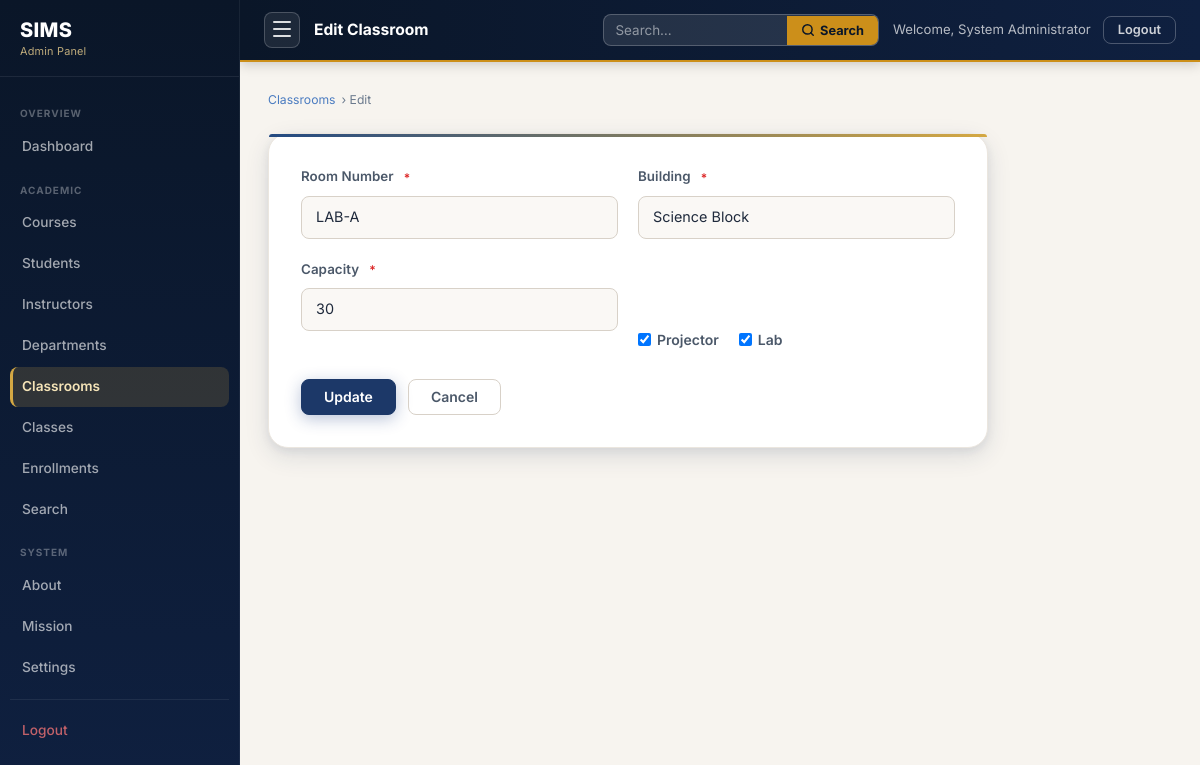
/classroom_edit.php?id=2 (signed in), run on the app's committed database.
### tables this page shows
CREATE TABLE classrooms (
    classroom_id  INT          NOT NULL AUTO_INCREMENT,
    room_number   VARCHAR(20)  NOT NULL,
    building      VARCHAR(100) NOT NULL,
    capacity      SMALLINT     NOT NULL DEFAULT 30,
    has_projector TINYINT(1)   NOT NULL DEFAULT 0,
    has_lab       TINYINT(1)   NOT NULL DEFAULT 0,

    CONSTRAINT pk_classrooms  PRIMARY KEY (classroom_id),
    CONSTRAINT uq_room_number UNIQUE (room_number)
);

### classroom_edit.php (the view, shortened to what this page needs)
<?php
require_once '../config.php'; require_once 'admin_auth.php';
$id=(int)($_GET['id']??$_POST['classroom_id']??0);
$s=$pdo->prepare("SELECT * FROM classrooms WHERE classroom_id=:id");
$s->execute([':id'=>$id]); $room=$s->fetch(); if(!$room){header('Location: classrooms.php');exit;}
require_once '../includes/admin_sidebar.php';
?>
<div class="admin-ph"><div class="admin-ph-breadcrumb"><a href="classrooms.php">Classrooms</a> &rsaquo; Edit</div></div>
<div class="admin-form-card">
  <form method="POST" novalidate>
    <div class="form-row">
      <div class="form-group"><label class="form-label">Room Number <span class="req">*</span></label><input type="text" name="room_number" class="form-control" maxlength="20" required value="<?=htmlspecialchars($room['room_number'],ENT_QUOTES,'UTF-8')?>"></div>
      <div class="form-group"><label class="form-label">Building <span class="req">*</span></label><input type="text" name="building" class="form-control" maxlength="100" required value="<?=htmlspecialchars($room['building'],ENT_QUOTES,'UTF-8')?>"></div>
    </div>
    <div class="form-row">
      <div class="form-group"><label class="form-label">Capacity <span class="req">*</span></label><input type="number" name="capacity" class="form-control" min="1" required value="<?=(int)$room['capacity']?>"></div>
      <div class="form-group" style="display:flex;gap:20px;align-items:flex-end;">
        <label style="display:flex;align-items:center;gap:6px;font-size:0.875rem;font-weight:600;color:var(--text-secondary);">
          <input type="checkbox" name="has_projector" value="1" <?=$room['has_projector']?'checked':''?>> Projector</label>
        <label style="display:flex;align-items:center;gap:6px;font-size:0.875rem;font-weight:600;color:var(--text-secondary);">
          <input type="checkbox" name="has_lab" value="1" <?=$room['has_lab']?'checked':''?>> Lab</label>
      </div>
    </div>
    <div class="btn-row"><button type="submit" class="btn btn-primary">Update</button><a href="classroom_view.php?id=<?=(int)$id?>" class="btn btn-ghost">Cancel</a></div>
  </form>
</div>
<?php require_once '../includes/admin_footer.php'; ?>

### admin.css (style rules this page uses)
.admin-body { background: var(--bg-tinted); display: block; }
.admin-ph { margin-bottom: 24px; }
.admin-ph-breadcrumb { font-size: 0.76rem; color: var(--text-muted); margin-bottom: 6px; display: flex; align-items: center; gap: 6px; }
.admin-ph-breadcrumb a { color: var(--primary-light); }
.admin-form-card { background: var(--surface); border: 1px solid var(--border-light); border-radius: var(--r-xl); padding: 32px; box-shadow: var(--shadow-md); max-width: 720px; position: relative; }
.admin-form-card::before { content: ''; position: absolute; top: 0; left: 0; right: 0; height: 3px; background: linear-gradient(90deg, var(--primary-600), var(--accent-500)); border-radius: var(--r-xl) var(--r-xl) 0 0; }

### data on the page
classrooms: room_number "LAB-A", building "Science Block", capacity "30", has_projector "☑", has_lab "☑"

### other printed values
$label "Dashboard"
$label "Courses"
$label "Students"
$label "Instructors"
$label "Departments"
$label "Classrooms"
$label "Classes"
$label "Enrollments"
$label "Search"
$label "About"
$label "Mission"
$label "Settings"
$pageTitle "Edit Classroom"
$adminName "System Administrator"
